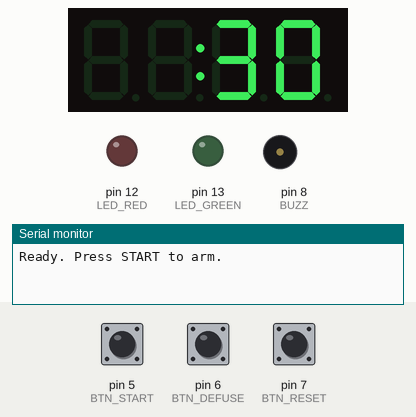
The sketch below on a simulated Arduino Uno, built with avr-gcc and run on an emulated ATmega328P. Parts: 4-digit seven-segment display, output pins drawn as LEDs (lit = HIGH), buzzer (waves = sounding), the last lines printed to the serial monitor. Inputs (shaded band) come from the test bench; at power-on: pin 5 (BTN_START) HIGH, pin 6 (BTN_DEFUSE) HIGH, pin 7 (BTN_RESET) HIGH.

Above: at 1.2 s.
1.3 s: pin 5 (BTN_START) pulled LOW for 0.15 s
At 1.79 s:
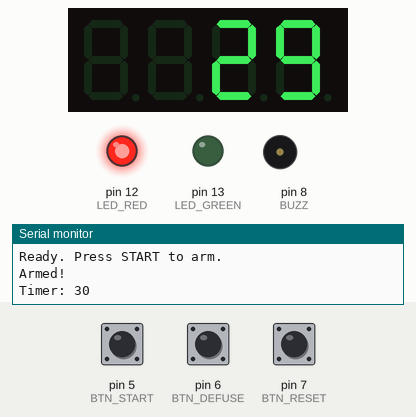
2.0 s: pin 6 (BTN_DEFUSE) pulled LOW for 0.15 s
At 2.6 s:
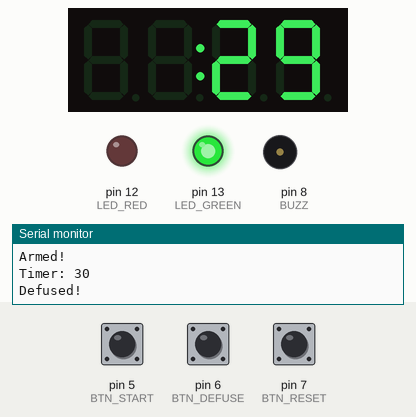
4.7 s: pin 5 (BTN_START) pulled LOW for 1 s
At 5.65 s:
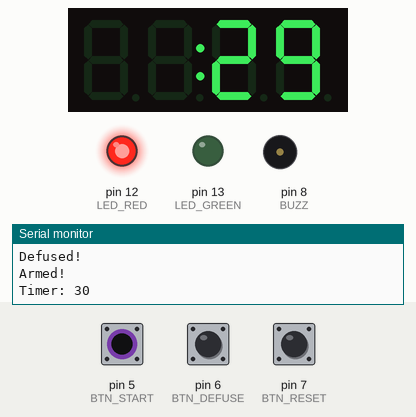
6.3 s: pin 7 (BTN_RESET) pulled LOW for 0.15 s
At 6.9 s:
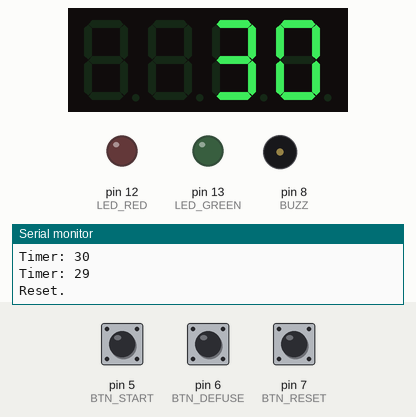
Timing chart, 0 to 8.9 s (numbered marks = the images above; inputs shaded):
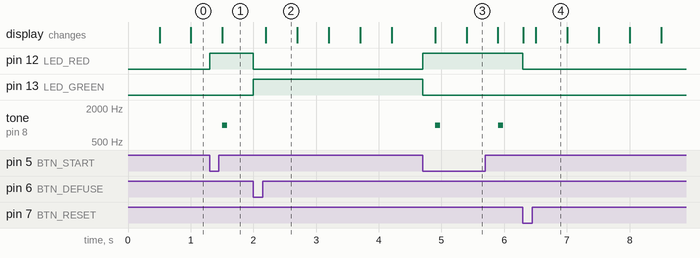

The sketch:

bomb.ino
```cpp
/*
Project:        Da-Bomb!! / Bomb Voyage!!
Name:           Just Vic
Date:           Today (maybe yesterday)
Purpose:        This project was to build a bomb that can
                  count down from 30 seconds and make a
                  beeping noise to simulate an explosion.
Libraries:      Adafruit_GFX
                Adafruit_LEDBackpack
Special-Items:  HT16K33 (7-seg I2C)
*/

#include <Wire.h>
#include <Adafruit_GFX.h>
#include <Adafruit_LEDBackpack.h>

#define BTN_START 5
#define BTN_DEFUSE 6
#define BTN_RESET 7
#define LED_RED 12
#define LED_GREEN 13
#define BUZZ 8

Adafruit_7segment disp = Adafruit_7segment();

int startSeconds = 30;     // default countdown length (keep it default and change as you wish)
int timerValue = startSeconds;
bool armed = false;
bool defused = false;

unsigned long lastTick = 0;
unsigned long lastColonBlink = 0;
bool colonOn = true;

void showTime(int seconds) {
  // Display as MMSS (e.g., 0030)
  int mm = seconds / 60;
  int ss = seconds % 60;
  int value = mm * 100 + ss;
  disp.print(value);            //  number
  disp.drawColon(colonOn);      // blinks for drama from LED
  disp.writeDisplay();
}

void boom() {
  armed = false;
  for (int i=0; i<6; i++) {
    digitalWrite(LED_RED, HIGH);
    tone(BUZZ, 2000, 150);
    delay(200);
    digitalWrite(LED_RED, LOW);
    delay(200);
  }
  // Show 0000 at end
  colonOn = false;
  showTime(0);
}

void setup() {
  pinMode(BTN_START, INPUT_PULLUP);
  pinMode(BTN_DEFUSE, INPUT_PULLUP);
  pinMode(BTN_RESET, INPUT_PULLUP);
  pinMode(LED_RED, OUTPUT);
  pinMode(LED_GREEN, OUTPUT);
  pinMode(BUZZ, OUTPUT);

  disp.begin(0x70);         // default I2C addr for HT16K33
  disp.setBrightness(15);   // 0..15
  showTime(timerValue);

  Serial.begin(9600);
  Serial.println("Ready. Press START to arm.");
}

void loop() {
  // --- Button handling (active LOW due to INPUT_PULLUP) ---
  if (digitalRead(BTN_START) == LOW && !armed) {
    armed = true; defused = false; timerValue = startSeconds;
    digitalWrite(LED_RED, HIGH);
    digitalWrite(LED_GREEN, LOW);
    Serial.println("Armed!");
    delay(200);
  }

  if (digitalRead(BTN_DEFUSE) == LOW && armed) {
    defused = true; armed = false;
    digitalWrite(LED_GREEN, HIGH);
    digitalWrite(LED_RED, LOW);
    noTone(BUZZ);
    Serial.println("Defused!");
    delay(200);
  }

  if (digitalRead(BTN_RESET) == LOW) {
    timerValue = startSeconds; armed = false; defused = false;
    digitalWrite(LED_RED, LOW); digitalWrite(LED_GREEN, LOW);
    colonOn = true; showTime(timerValue);
    Serial.println("Reset.");
    delay(200);
  }

  // --- Colon blinky (every 500 ms) ---
  if (millis() - lastColonBlink >= 500) {
    lastColonBlink = millis();
    colonOn = !colonOn;
    showTime(timerValue);
  }

  // --- timer/countdown (every 1000 ms) ---
  if (armed && !defused && millis() - lastTick >= 1000) {
    lastTick = millis();
    tone(BUZZ, 1000, 80);      // ticky/beepy
    showTime(timerValue);
    Serial.print("Timer: "); Serial.println(timerValue);
    timerValue--;

    if (timerValue < 0) {
      boom();
    }
  }
}
```

Measured:
- after the input at 1.3 s, pin 12 (LED_RED): LOW → HIGH at once; tone on pin 8 (BUZZ): silent → 1000 Hz after 0.20 s, → silent 0.08 s later; the display: changes after 0.20 s (image 1)
- after the input at 2.0 s, pin 12 (LED_RED): HIGH → LOW at once; pin 13 (LED_GREEN): LOW → HIGH at once; tone on pin 8 (BUZZ): stops changing and stays silent
- after the input at 4.7 s, pin 12 (LED_RED): LOW → HIGH at once; pin 13 (LED_GREEN): HIGH → LOW at once; tone on pin 8 (BUZZ): alternates 1000 Hz for 0.08 s and silent for 0.92 s, starting after 0.20 s; the display: first changes after 0.20 s (image 3 shows a later state)
- after the input at 6.3 s, pin 12 (LED_RED): HIGH → LOW at once; tone on pin 8 (BUZZ): stops changing and stays silent
